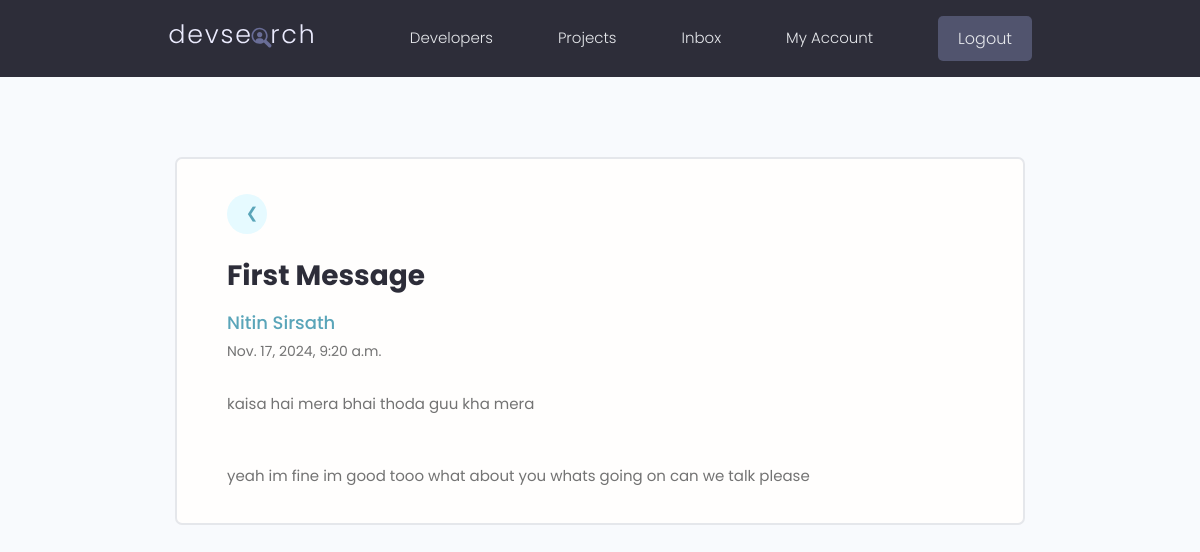
Before: /message/eb376021-0b38-4001-a2ef-50c0c9d906b9/ (signed in) with the older database file.
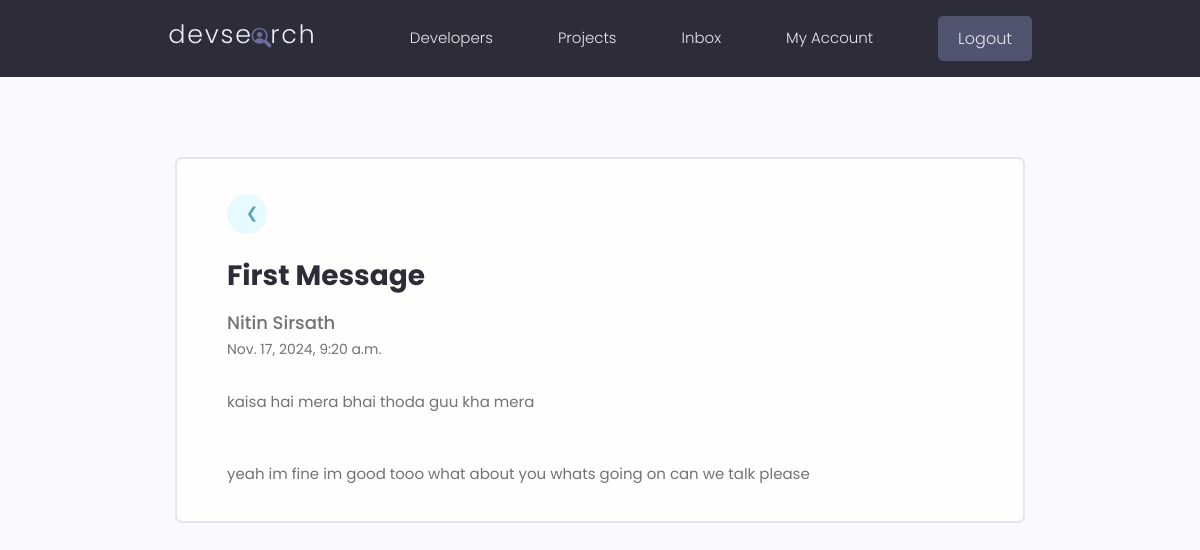
After: the same page with the newer database file.
### users/models.py (models this page shows, shortened)
class Message(models.Model):
    sender = models.ForeignKey(Profile, related_name='sent_messages', on_delete=models.SET_NULL, null=True, blank=True)
    recipient = models.ForeignKey(Profile, related_name='received_messages', on_delete=models.SET_NULL, null=True, blank=True)
    name = models.CharField(max_length=200, null=True, blank=True)
    email = models.EmailField(max_length=200, null=True, blank=True)
    subject = models.CharField(max_length=200, null=True, blank=True)
    body = models.TextField()
    created = models.DateTimeField(auto_now_add=True)
    id = models.UUIDField(default=uuid.uuid4, unique=True, primary_key=True, editable=False)
    is_read = models.BooleanField(default=False, null=True)
    class Meta:
        ordering = ['is_read', '-created']

### users/views.py (the view)
# urls.py: path('message/<str:pk>/', viewMessage, name='message'),
@login_required(login_url='login')
def viewMessage(request, pk):
    profile = request.user.profile
    message = profile.received_messages.get(id=pk)
    if message.is_read == False:
        message.is_read = True
        message.save()
    context = {'message':message}
    return render(request, 'users/message.html', context)

### users/templates/users/message.html (shortened to what this page needs)
{% extends "main.html" %}
{% block content %}
<main class="messagePage my-xl">
  <div class="content-box">
    <div class="message">
      <a class="backButton" href="{% url 'inbox' %}">&#10094;</a>
      <h2 class="message__subject">{{message.subject}}</h4>
        {% if message.sender %}
        <a href="{% url 'user-profile' message.sender.id %}" class="message__author">{{ message.name }}</a>
        {% else %}
        <span class="message__author">{{ message.name }}</span>
        {% endif %}
        <p class="message__date">{{message.created}}</p>
        <div class="message__body">{{message.body|linebreaksbr}}</div>
    </div>
  </div>
</main>
{% endblock content %}

Changed rows visible on the page:
changed Message "First Message": sender_id "40e1e0228be24151a348033e82259772" → empty (drawn)
